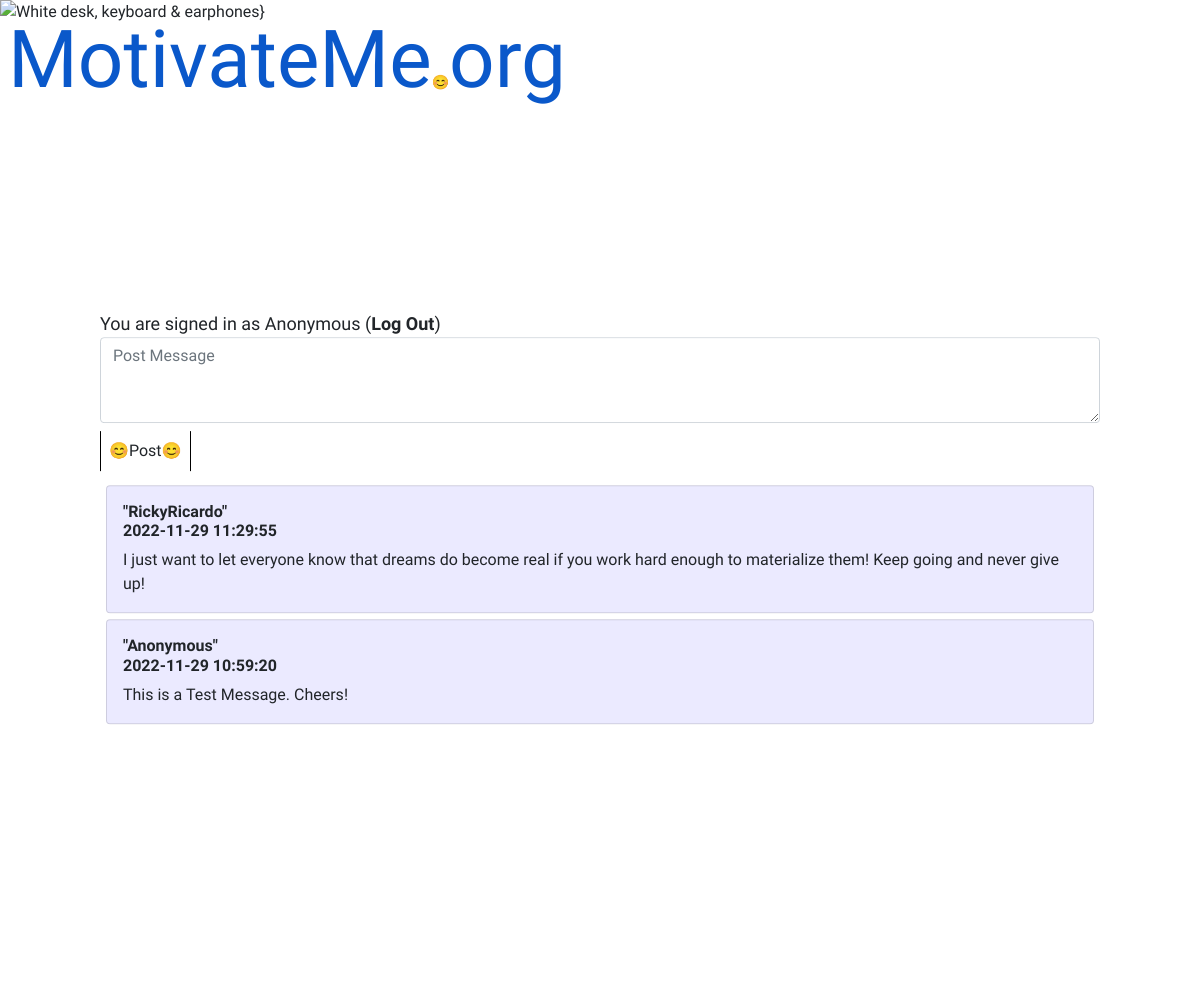
Screenshot of /feed (signed in) with the database file from the repository.
### tables this page shows
CREATE TABLE accounts (id INTEGER PRIMARY KEY AUTOINCREMENT NOT NULL, username TEXT NOT NULL UNIQUE, hash TEXT NOT NULL);

CREATE TABLE posts (id INTEGER PRIMARY KEY AUTOINCREMENT NOT NULL, username TEXT NOT NULL, message TEXT NOT NULL, date INTEGER NOT NULL, user_id INTEGER NOT NULL, CONSTRAINT user_message FOREIGN KEY (user_id) REFERENCES accounts(id));

### app.py (the view)
@app.route("/feed", methods=["GET", "POST"])
@login_required
def feed():
    username = db.execute("SELECT * FROM accounts WHERE id = ?", session["user_id"])[0]["username"]
    """Show landing page"""
    if request.method == "POST":
        if not request.form.get("message"):
            flash("Please input in a message.")
            return render_template("feed.html", username=username)
        message = request.form.get("message")
        username = db.execute("SELECT * FROM accounts WHERE id = ?", session["user_id"])[0]["username"]
        try:
            db.execute("INSERT INTO posts (user_id, username, message, date) VALUES(?, ?, ?, datetime('now', 'localtime'))",
                        session["user_id"], username, message)
            return redirect("/feed")
        except:
            flash("Fatal Error")
            postFeed = db.execute("SELECT username, message, date FROM posts ORDER BY id DESC")
            return render_template("feed.html", username=username)
    else:
        postFeed = db.execute("SELECT * FROM posts ORDER BY id DESC")
        return render_template("feed.html", username=username, postFeed=postFeed)

### app.py (called while the page is built)
@app.after_request
def after_request(response):
    response.headers["Cache-Control"] = "no-cache, no-store, must-revalidate"
    response.headers["Expires"] = 0
    response.headers["Pragma"] = "no-cache"
    return response

### helpers.py (called while the page is built)
def login_required(f):
    @wraps(f)
    def decorated_function(*args, **kwargs):
        if session.get("user_id") is None:
            session["user_id"] = 2
            return redirect("/")
        return f(*args, **kwargs)
    return decorated_function

### templates/feed.html (shortened to what this page needs)
{% extends "layout-feed.html" %}
{% block main %}}
<div class="container absolute top-1/2 left-1/2 -translate-x-1/2 -translate-y-1/2">
    <br><br>
    <span id="notice">You are signed in as {{ username }} (<a href="/logout"><b>Log Out</b></a>)</span>
    <form action="/feed" method="post">
        <div>
                <textarea name="message" rows="3" wrap="soft" maxlength="500" class="form-control"
                autocomplete="off" autofocus placeholder="Post Message"></textarea>
        </div>
        <button class="p-2 my-2" type="submit">😊Post😊</button>
    </form>
    {% for post in postFeed %}
    <div class="card postcard">
            <div class="card-body">
                    <div class="card-title"><strong><h4>"{{ post.username }}"</h4><h4>{{ post.date }}</h4></strong></div>
                    <div class="card-text">{{ post.message }}</div>
            </div>
    </div>
    {% endfor %}
{% endblock %}

### templates/layout-feed.html (shortened to what this page needs)
<!DOCTYPE html>
<html lang="en">
    <head>
        <link href="https://cdn.jsdelivr.net/npm/bootstrap@5.1.3/dist/css/bootstrap.min.css" rel="stylesheet">
        <script src="https://cdn.tailwindcss.com"></script>
        <link href="/static/feedstyle.css" rel="stylesheet">
    </head>
    <body>
        <div class = "flex flex-1 flex-col">
            <section class="flex relative min-h-screen">
                <header>
                    <a href="/"><span class="absolute pageTitle" >MotivateMe<span class="emoji">😊</span>org</span></a>
                </header>
                <img src="https://images.pexels.com/photos/1420709/pexels-photo-1420709.jpeg" alt="White desk, keyboard & earphones"
                class="object-cover">
                {% block main %}{% endblock %}
            </section>
        </div>
    </body>
</html>

### static/feedstyle.css (style rules this page uses)
* { transition-duration: 300ms; scroll-behavior: smooth; overflow-x: hidden; }
body { margin: 0; font-family: 'Patrick Hand', cursive; }
.pageTitle { font-size: 80px; padding-left: 8px; }
.emoji { font-size: 14px; }
button { border-left: 1px double black; border-right: 1px double black; }
.card { background-color: rgba(188, 187, 255, 0.3); }
#notice { font-size: 18px; }
.postcard { margin: 6px; }

### rows the page displays
accounts: username "Anonymous"
posts: username "RickyRicardo", date "2022-11-29 11:29:55", message "I just want to let everyone know that dreams do become real if you work hard enough to materialize them! Keep going and never give up!"
posts: username "Anonymous", date "2022-11-29 10:59:20", message "This is a Test Message. Cheers!"
